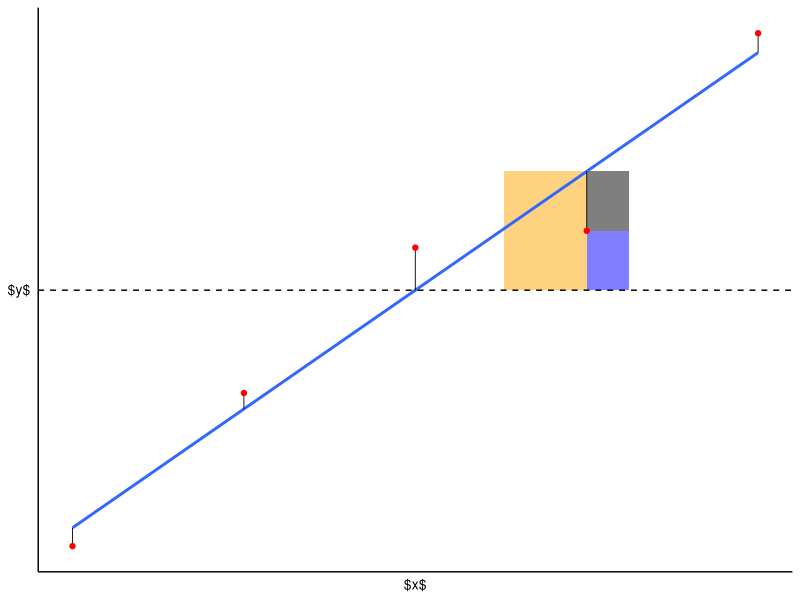

Write the R code that produced this figure.
library(ggplot2)
library(broom)

num_obs <- 5
beta_0 <- 5
beta_1 <- 2
sigma <- 3

set.seed(3)
error <- rnorm(n = num_obs, mean = 0, sd = sigma)

x_vals <- seq(from = 0, to = 10, length.out = num_obs)
y_vals <- beta_0 + beta_1*x_vals + error

sim_fit <- lm(y_vals ~ x_vals)
model.diag.metrics <- augment(sim_fit)

theme_set(theme_classic())

plot <- ggplot(model.diag.metrics, aes(x_vals, y_vals)) +
  annotate("rect", xmin = 6.3, xmax = 7.5, ymin = 13.82, ymax = 19.3, 
           color = NA, fill = "orange", alpha = 0.5) +
  annotate("rect", xmin = 7.5, xmax = 8.11, ymin = 13.82, 
           ymax = 16.54, color = NA, fill = "blue", alpha = 0.5) +
  annotate("rect", xmin = 7.5, xmax = 8.11, ymin = 16.54, ymax = 19.3, 
           color = NA, fill = "black", alpha = 0.5) +
  stat_smooth(method = lm, se = FALSE) +
  geom_segment(aes(xend = x_vals, yend = .fitted), size = 0.3) +
  geom_point(color = "red") +
  geom_hline(aes(yintercept = mean(y_vals)), linetype = "dashed") +
  labs(x = "$x$", y = "$y$", color = "") +
  theme(axis.ticks.x = element_blank(), axis.text.x = element_blank(),
        axis.ticks.y = element_blank(), axis.text.y = element_blank(),
        axis.title.x = element_text(size = rel(0.9)),
        axis.title.y = element_text(size = rel(0.9), angle = 360, 
                                    vjust = 0.5))

print(plot)
